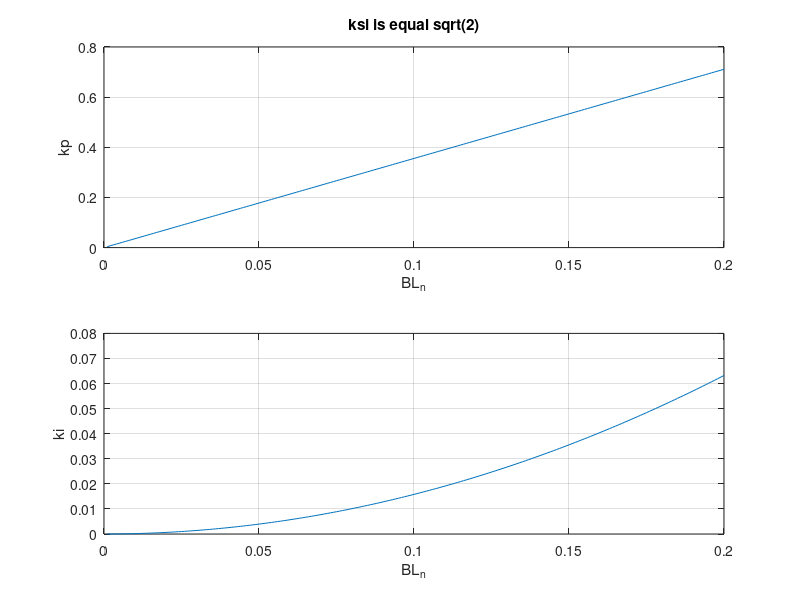
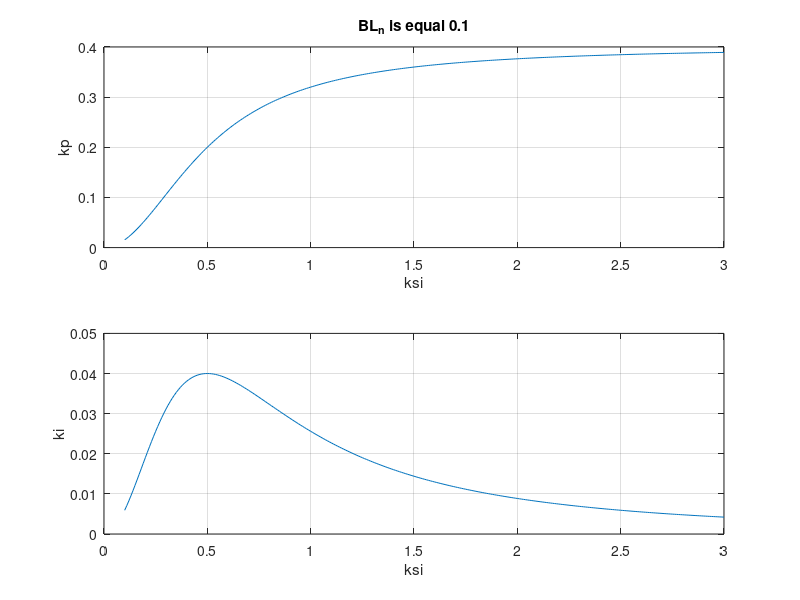

Here is the MATLAB script that generated these plots, in order:
%% https://github.com/VSHEV92/Synchronization_Systems_Models
clc; clear; close all

%% Зависимость коэффициентов пропорционально-интегрирующего петлевого фильтра от шумовой полосы.
%% Полоса нормирована к частоте дискретизации.
%% Усиление фазового детектора и NCO равны 1.

%% Литература: Gardner Phaselock Technique


%% Зависимость от нормированной шумовой полосы
ksi = sqrt(2);                              % декремент затухания 
BL_n = 0.001:0.001:0.2;                     % нормированная шумовая полоса

kp = 4*ksi*BL_n / (ksi + 0.25/ksi);         % усиление пропорциональной ветви
ki = 4*BL_n.^2 / (ksi + 0.25/ksi)^2;        % усиление интегрирующей ветви

figure(1)
subplot(2,1,1)
plot(BL_n, kp); grid on;
xlabel('BL_n'); ylabel('kp')
title('ksi is equal sqrt(2)')

subplot(2,1,2)
plot(BL_n, ki); grid on;
xlabel('BL_n'); ylabel('ki')


%% Зависимость от декремента затухания
ksi = 0.1:0.01:3;               % декремент затухания 
BL_n = 0.1;                     % нормированная шумовая полоса

kp = 4*ksi*BL_n ./ (ksi + 0.25./ksi);         % усиление пропорциональной ветви
ki = 4*BL_n^2 ./ (ksi + 0.25./ksi).^2;      % усиление интегрирующей ветви

figure(2)
subplot(2,1,1)
plot(ksi, kp); grid on;
xlabel('ksi'); ylabel('kp')
title('BL_n is equal 0.1')

%% максимальное значение ki при знаении декркмента, равного единице
subplot(2,1,2)
plot(ksi, ki); grid on;
xlabel('ksi'); ylabel('ki')